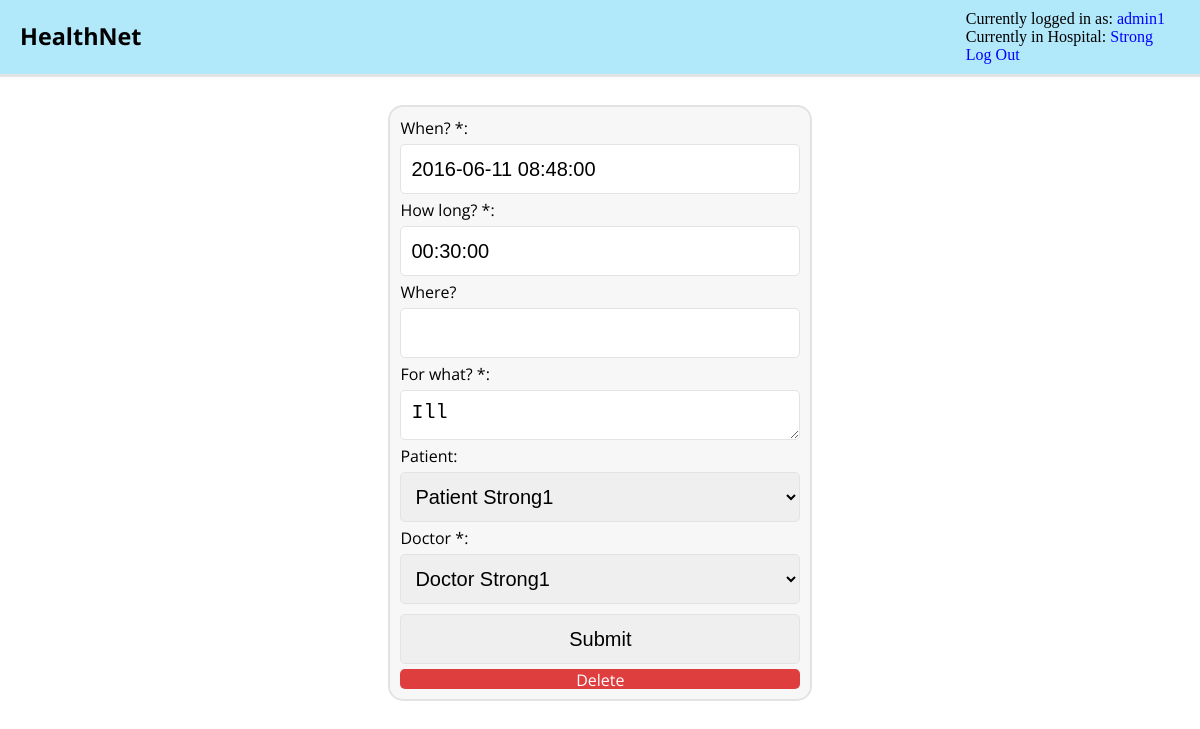
The app's page /appointment/1/ (signed in) with its own data.
### recordSystem/models.py (models this page shows, shortened)
class Hospital(models.Model):
	name = models.CharField(max_length=200)
	address = models.CharField(max_length=200)
	def __str__(self):
		return self.name
	class Meta:
		ordering = ('name',)

class Appointment(models.Model):
		dateAndTimeStart = models.DateTimeField(null=True)
		dateAndTimeEnd = models.DateTimeField(null=True)
		duration = models.DurationField()
		location = models.CharField(max_length=200, blank=True)
		desc = models.TextField(max_length=600)
		patient = models.ForeignKey(
				'Patient',
				on_delete=models.CASCADE,
				null=True,
				blank=True,
				default=None,
				)
		doctor = models.ForeignKey(
				'Doctor',
				on_delete=models.CASCADE,
				default=None,
				)
		objects = AppointmentManager()

### recordSystem/views.py (the view, shortened to what this page needs)
# urls.py: url(r'^appointment/(?P<appID>\w+)/$', views.appointmentPage, name='appointmentsPage'),
def appointmentPage(request, appID):
	currentAppointment = Appointment.objects.get(id=appID)
	currentProfile = HealthNetUser.objects.getChild(request.user.username)
	if request.method == 'POST':
		if(isinstance(currentProfile, Doctor)):
			form = AppointmentFormForDoctor(request.POST, doctor=currentProfile.username, appID=currentAppointment.pk)
		if(isinstance(currentProfile, Nurse)):
			form = AppointmentFormForNurse(request.POST, appID=currentAppointment.pk)
		if(isinstance(currentProfile, Administrator)):
			form = AppointmentFormForAdministrator(request.POST, appID=currentAppointment.pk)
		if(isinstance(currentProfile, Patient)):
			form = AppointmentFormForPatient(request.POST, patient=currentProfile.username, doctor=currentProfile.primaryCareProvider.username, appID=currentAppointment.pk)
		if form.is_valid():
			a = form.save(commit=False)
			addEntryLog(request, "A user updated an appointment")
			if(isinstance(currentProfile, Patient)):
				a.patient = currentProfile
				a.doctor = currentProfile.primaryCareProvider
				a.duration = dt.timedelta(minutes=30)
			if(isinstance(currentProfile, Doctor)):
				a.doctor = currentProfile
			a.dateAndTimeEnd = a.dateAndTimeStart + a.duration
			a.pk = appID
			a.save(force_update=True)
			if(isinstance(currentProfile, Patient)):
				addNewNotif(a.doctor, "Patient %s has updated an appointment with you" % a.patient.fullName())
			if(isinstance(currentProfile, Doctor)):
				if(a.patient):
					addNewNotif(a.patient, "An appointment with your doctor has been updated")
			if(isinstance(currentProfile, Administrator)):
				if(a.patient):
					addNewNotif(a.patient, "An appointment with your doctor has been updated")
					addNewNotif(a.doctor, "Admin %s has updated n appointment with %s" % (currentProfile.fullName(), a.patient.fullName()))
				else:
					addNewNotif(appoint.doctor, "Admin %s has updated an appointment for you " % currentProfile.fullName())
			if(isinstance(currentProfile, Nurse)):
				if(a.patient):
					addNewNotif(a.doctor, "Nurse %s has updated an appointment with %s" % (currentProfile.fullName(), a.patient.fullName()))
					addNewNotif(a.patient, "An appointment with your doctor has been updated")
				else:
					addNewNotif(appoint.doctor, "Nurse %s has updated an appointment for you " % currentProfile.fullName())
			return HttpResponseRedirect('/')
	else:
		if(isinstance(currentProfile, Doctor)):
			form = AppointmentFormForDoctor(instance=currentAppointment, doctor=currentProfile.username, appID=currentAppointment.pk)
			form.fields['patient'].queryset = Patient.objects.filter(primaryCareProvider=currentProfile, currentHospital=currentProfile.currentHospital)
		if(isinstance(currentProfile, Administrator)):
			form = AppointmentFormForAdministrator(instance=currentAppointment, appID=currentAppointment.pk)
		if(isinstance(currentProfile, Patient)):
			form = AppointmentFormForPatient(instance=currentAppointment, patient=currentProfile.username, doctor=currentProfile.primaryCareProvider.username, appID=currentAppointment.pk)
		addEntryLog(request, "An induvidual appointment got viewed")
	return render(request, 'recordSystem/appointment.html', {'username': request.user.username,
		'currentHospital':getCurrentHospital(request.user.username), 'appForm': form, 'appID': appID})

### recordSystem/models.py (shortened to what this page needs)
class AppointmentFormForAdministrator(ModelForm):
	def __init__(self, *args, **kwargs):
		self.appID = kwargs.pop('appID', None)
		super(AppointmentFormForAdministrator, self).__init__(*args, **kwargs)
	class Meta:
		model = Appointment
		fields = ('__all__')
		exclude = ('dateAndTimeEnd',)
		widgets = {
			'dateAndTimeStart': DateTimeInput(attrs={'class': 'startInput'}),
			'duration': DateTimeInput(attrs={'class': 'durationInput'}),
		}
		labels = { 'dateAndTimeStart':'When? *', 'duration':'How long? *', 'location':'Where?', 'desc':'For what? *',
					'patient':'Patient','doctor':'Doctor *', }

### recordSystem/models.py (called while the page is built)
	def getChild(self, username):
		if (Administrator.objects.filter(username=username)):
			return Administrator.objects.get(username=username)
		elif (Patient.objects.filter(username=username)):
			return Patient.objects.get(username=username)
		elif (Doctor.objects.filter(username=username)):
			return Doctor.objects.get(username=username)
		elif (Nurse.objects.filter(username=username)):
			return Nurse.objects.get(username=username)
		else:
			return None #this is correct

		def fullName(self):
			if(self.middleName):
				return self.firstName + " " + self.middleName + " " + self.lastName
			else:
				return self.firstName + " " + self.lastName

		def __str__(self):
				return self.fullName()

		def __str__(self):
				return self.fullName()

### recordSystem/views.py (called while the page is built)
def addEntryLog(request, d):
    e = EntryLog(
        desc=d,
        createdAt=datetime.now(),
		requestUser=request.user.username,
        requestPath=request.path,
        requestMethod=request.method,
        requestSecure=request.is_secure(),
		requestAddress=request.META['REMOTE_ADDR'],
		atHospital=getCurrentHospital(request.user.username),
    )
    if isinstance(request.user, Administrator) or isinstance(request.user, Doctor) or isinstance(request.user,Nurse) or isinstance(request.user, Patient):
        if request.user.is_authenticated():
            e.requestuser = request.user
    e.save()

def getCurrentHospital(u):
	a = HealthNetUser.objects.getChild(u)
	if(a):
		return a.currentHospital

### recordSystem/templates/recordSystem/appointment.html (shortened to what this page needs)
{% load staticfiles %}
<link rel="stylesheet" type="text/css" href="{% static 'recordSystem/globalStyles.css' %}">
<link rel="stylesheet" type="text/css" href="{% static 'recordSystem/datetimepicker-master/jquery.datetimepicker.css' %}" >
<div id="topControlBar">
        <div id="topControlBarTextLeft">
            <a href="{% url 'recordSystem:indexPage' %}"><h3>HealthNet</h3></a>
        </div>
        <div id="topControlBarTextRight">
                Currently logged in as: <a href="{% url 'recordSystem:profilePage' username %}">{{ username }}</a>
                <br>
                Currently in Hospital: <a href="{% url 'recordSystem:hospitalSelectionPage' %}">{{ currentHospital }}</a>
                <br>
                <a href="{% url 'recordSystem:logoutPage' %}">Log Out</a>
        </div>
</div>
<div id="pageBody">
	<div class="profileFormWrapperDiv">
        <form action="/appointment/{{ appID }}/" method="post">
            {{ appForm }}
            <input type="submit" value="Submit">
        </form>
		<a class="deleteButton" href="{% url 'recordSystem:deleteAppointmentPage' appID %}"><div>Delete</div></a>
	</div>
</div>

### recordSystem/static/recordSystem/globalStyles.css (style rules this page uses)
#topControlBar { position: absolute; top: 0; left: 0; padding: 10px; width: 98.4%; background-color: #B1E8FA; border-bottom: 3px solid #e3e3e3; }
#topControlBarTextRight { margin: 0; width: 225px; float: right; }
#topControlBarTextLeft { width: 85px; float: left; }
#topControlBarTextLeft > a { text-decoration: none; color: black; font-family: Open Sans, san serif; font-size: 20px; margin: 0px; }
#topControlBarTextLeft > a > h3 { margin: 0px; padding: 10px; font-family: Open Sans, san serif; }
#topControlBarTextRight > a { text-decoration: none; color: blue; }
#pageBody { position: absolute; width: 98.4%; height: 1000px; margin-top: 75px; padding: 10px; }
.profileFormWrapperDiv { width: 400px; margin: auto; padding: 10px; background-color: #F7F7F7; border: 2px solid #e3e3e3; border-radius: 15px; margin-top: 20px; }
.profileFormWrapperDiv > form { margin-bottom: 0px; }
.profileFormWrapperDiv > form > label { font-family: Open Sans, sans serif; }
.profileFormWrapperDiv > form > input, textarea, select { height: 50px; width: 100%; font-size: 20px; border: 1px solid #e3e3e3; border-radius: 5px; padding: 10px; margin-top: 5px; margin-bottom: 5px; }
.deleteButton { text-decoration: none }
.deleteButton > div { width: 100%; height: 20px; margin: auto; background-color: #DF3E3E; text-align: center; color:white; font-family: Open Sans, sans serif; border-radius: 5px; }

### records on screen
Hospital: name "Strong"
Appointment: dateAndTimeStart "2016-06-11 08:48:00", duration "00:30:00", desc "Ill", patient "Patient Strong1", doctor "Doctor Strong1"

### other values on screen
{{ username }} "admin1"
